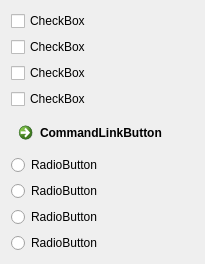
<?xml version="1.0" encoding="UTF-8"?>
<ui version="4.0">
 <class>SecondPopupForm</class>
 <widget class="QWidget" name="SecondPopupForm">
  <property name="geometry">
   <rect>
    <x>0</x>
    <y>0</y>
    <width>205</width>
    <height>218</height>
   </rect>
  </property>
  <property name="windowTitle">
   <string>Form</string>
  </property>
  <layout class="QVBoxLayout" name="verticalLayout">
   <item>
    <widget class="QCheckBox" name="checkBox">
     <property name="text">
      <string>CheckBox</string>
     </property>
    </widget>
   </item>
   <item>
    <widget class="QCheckBox" name="checkBox_2">
     <property name="text">
      <string>CheckBox</string>
     </property>
    </widget>
   </item>
   <item>
    <widget class="QCheckBox" name="checkBox_3">
     <property name="text">
      <string>CheckBox</string>
     </property>
    </widget>
   </item>
   <item>
    <widget class="QCheckBox" name="checkBox_4">
     <property name="text">
      <string>CheckBox</string>
     </property>
    </widget>
   </item>
   <item>
    <widget class="QCommandLinkButton" name="commandLinkButton">
     <property name="text">
      <string>CommandLinkButton</string>
     </property>
    </widget>
   </item>
   <item>
    <widget class="QRadioButton" name="radioButton">
     <property name="text">
      <string>RadioButton</string>
     </property>
    </widget>
   </item>
   <item>
    <widget class="QRadioButton" name="radioButton_4">
     <property name="text">
      <string>RadioButton</string>
     </property>
    </widget>
   </item>
   <item>
    <widget class="QRadioButton" name="radioButton_2">
     <property name="text">
      <string>RadioButton</string>
     </property>
    </widget>
   </item>
   <item>
    <widget class="QRadioButton" name="radioButton_3">
     <property name="text">
      <string>RadioButton</string>
     </property>
    </widget>
   </item>
  </layout>
 </widget>
 <resources/>
 <connections/>
</ui>
